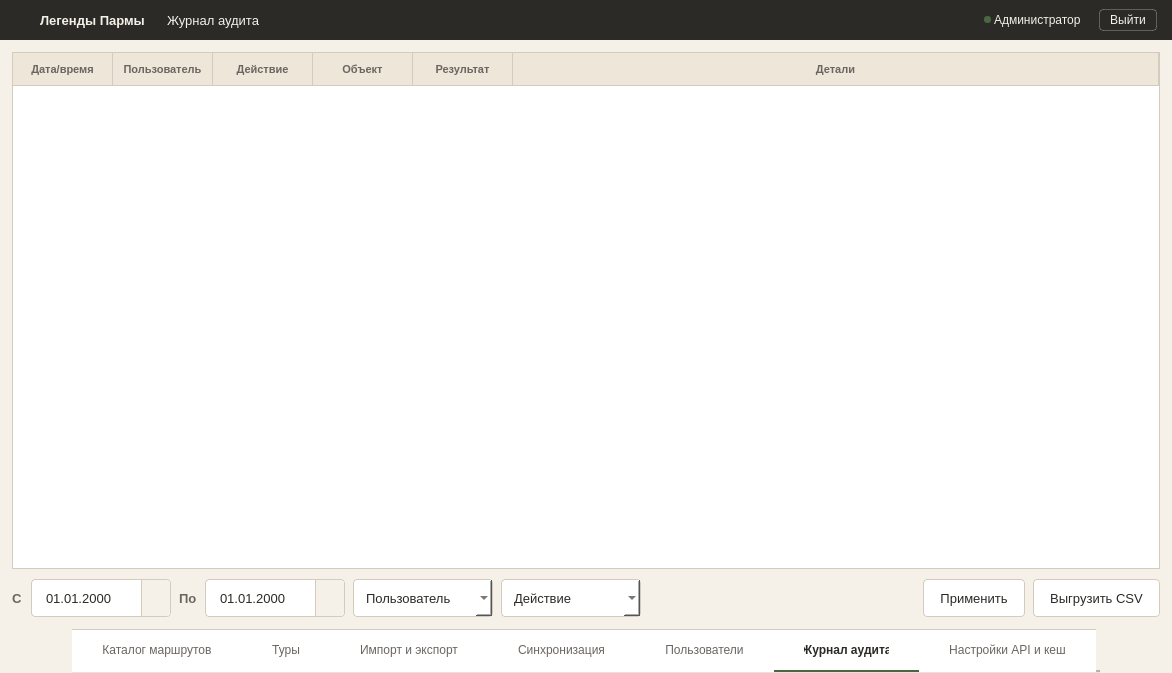
<?xml version="1.0" encoding="UTF-8"?>
<ui version="4.0">
 <class>MainWindow</class>
 <widget class="QMainWindow" name="MainWindow">
  <property name="geometry">
   <rect>
    <x>0</x>
    <y>0</y>
    <width>1172</width>
    <height>673</height>
   </rect>
  </property>
  <property name="windowTitle">
   <string>AuditLogWindow</string>
  </property>
  <property name="styleSheet">
   <string notr="true">#centralwidget {
    background-color: #F5F0E8;
}

#headerFrame { 
    background-color: #2C2A26; 
    border: none; 
}
#headerFrame QLabel { 
    color: #F5F0E8; 
}
#logout_btn {
    background-color: transparent;
    color: #F5F0E8;
    border: 1px solid rgba(255, 255, 255, 0.25);
    padding: 3px 10px;
    font-size: 12px;
    border-radius: 4px;
}
#logout_btn:hover {
    background-color: rgba(255, 255, 255, 0.08);
    border: 1px solid rgba(255, 255, 255, 0.4);
}
#logout_btn:pressed {
    background-color: rgba(255, 255, 255, 0.12);
    border: 1px solid rgba(255, 255, 255, 0.5);
}

#contentFrame {
    background-color: #F5F0E8;
}

QTableWidget {
    background-color: #FFFFFF;
    border: 1px solid #D4CBBE;
    outline: none;
    gridline-color: transparent;
}
QHeaderView::section {
    background-color: #EDE6D9;
    color: #6B6560;
    font-size: 11px;
    font-weight: 600;
    border: none;
    border-bottom: 1px solid #D4CBBE;
    border-right: 1px solid #D4CBBE;
    padding: 7px 10px;
    text-align: left;
}
QTableWidget::item {
    border-bottom: 1px solid #D4CBBE;
    padding: 7px 10px;
    color: #2C2A26;
    font-size: 12px;
}
QTableWidget::item:hover {
    background-color: #EDE6D9;
}
QTableWidget::item:selected {
    background-color: #E8EDE4;
    color: #2C2A26;
}

#filterFrame {
    background-color: transparent;
}
#filterFrame QLabel {
    font-size: 13px;
    font-weight: 500;
    color: #6B6560;
}

QDateEdit, QComboBox {
    padding: 8px 12px;
    font-size: 13px;
    border-radius: 4px;
    border: 1px solid #D4CBBE;
    background-color: #FFFFFF;
    color: #2C2A26;
    min-height: 20px;
}
QDateEdit::drop-down {
    subcontrol-origin: padding;
    subcontrol-position: top right;
    width: 28px;
    border-left: 1px solid #D4CBBE;
    background-color: #F5F0E8;
    border-top-right-radius: 4px;
    border-bottom-right-radius: 4px;
}
QDateEdit:hover, QComboBox:hover {
    border: 1px solid #B8AE9E;
}
QDateEdit:focus, QComboBox:focus {
    border: 1px solid #4A6741;
}
QComboBox QAbstractItemView {
    background-color: #FFFFFF;
    border: 1px solid #D4CBBE;
    selection-background-color: #E8EDE4;
    selection-color: #2C2A26;
}
QComboBox QAbstractItemView::item:hover {
    background-color: #EDE6D9;
}

#btn_apply, #btn_export {
    padding: 8px 16px;
    font-size: 13px;
    border-radius: 4px;
    background-color: #FFFFFF;
    color: #2C2A26;
    border: 1px solid #D4CBBE;
    min-height: 20px;
}
#btn_apply:hover, #btn_export:hover {
    border: 1px solid #4A6741;
    background-color: #F5F0E8;
}
#btn_apply:pressed, #btn_export:pressed {
    background-color: #EDE6D9;
}

QTabWidget::panel { border: none; background-color: #FFFFFF; }
QTabBar { background-color: #FFFFFF; border: none; }
QTabBar::tab { 
    height: 40px; 
    background-color: #FFFFFF; 
    color: #6B6560; 
    font-size: 12px; 
    font-weight: normal; 
    padding: 0px 30px; 
    border: none; 
    border-bottom: 2px solid transparent; 
    border-top: 1px solid #D4CBBE;
    text-align: center; 
}
QTabBar::tab:hover { color: #2C2A26; }
QTabBar::tab:selected { color: #2C2A26; font-weight: 600; border-bottom: 2px solid #4A6741; }</string>
  </property>
  <widget class="QWidget" name="centralwidget">
   <layout class="QVBoxLayout" name="verticalLayout">
    <property name="spacing">
     <number>0</number>
    </property>
    <property name="leftMargin">
     <number>0</number>
    </property>
    <property name="topMargin">
     <number>0</number>
    </property>
    <property name="rightMargin">
     <number>0</number>
    </property>
    <property name="bottomMargin">
     <number>0</number>
    </property>
    <item>
     <widget class="QFrame" name="headerFrame">
      <property name="minimumSize">
       <size>
        <width>0</width>
        <height>40</height>
       </size>
      </property>
      <property name="maximumSize">
       <size>
        <width>16777215</width>
        <height>40</height>
       </size>
      </property>
      <layout class="QHBoxLayout" name="horizontalLayout">
       <property name="spacing">
        <number>0</number>
       </property>
       <property name="leftMargin">
        <number>15</number>
       </property>
       <property name="topMargin">
        <number>0</number>
       </property>
       <property name="rightMargin">
        <number>15</number>
       </property>
       <property name="bottomMargin">
        <number>0</number>
       </property>
       <item>
        <widget class="QPushButton" name="logo">
         <property name="minimumSize">
          <size>
           <width>22</width>
           <height>22</height>
          </size>
         </property>
         <property name="maximumSize">
          <size>
           <width>22</width>
           <height>22</height>
          </size>
         </property>
         <property name="styleSheet">
          <string notr="true">QPushButton { background: transparent; margin-right: 12px; border: none; }</string>
         </property>
         <property name="text">
          <string/>
         </property>
         <property name="icon">
          <iconset resource="../qrc/login_res.qrc">
           <normaloff>:/login/icons/logo.png</normaloff>:/login/icons/logo.png</iconset>
         </property>
         <property name="iconSize">
          <size>
           <width>18</width>
           <height>18</height>
          </size>
         </property>
        </widget>
       </item>
       <item>
        <widget class="QLabel" name="name">
         <property name="styleSheet">
          <string notr="true">font-size: 13px; font-weight: bold; margin-right: 15px;</string>
         </property>
         <property name="text">
          <string>Легенды Пармы</string>
         </property>
        </widget>
       </item>
       <item>
        <widget class="QLabel" name="name_chart">
         <property name="styleSheet">
          <string notr="true">font-size: 13px; margin-right: 10px;</string>
         </property>
         <property name="text">
          <string>Журнал аудита</string>
         </property>
        </widget>
       </item>
       <item>
        <spacer name="horizontalSpacer">
         <property name="orientation">
          <enum>Qt::Orientation::Horizontal</enum>
         </property>
         <property name="sizeHint" stdset="0">
          <size>
           <width>40</width>
           <height>20</height>
          </size>
         </property>
        </spacer>
       </item>
       <item>
        <widget class="QLabel" name="status_lb">
         <property name="minimumSize">
          <size>
           <width>7</width>
           <height>7</height>
          </size>
         </property>
         <property name="maximumSize">
          <size>
           <width>7</width>
           <height>7</height>
          </size>
         </property>
         <property name="styleSheet">
          <string notr="true">background-color: #4A6741; border-radius: 3px; border: none;</string>
         </property>
         <property name="text">
          <string/>
         </property>
        </widget>
       </item>
       <item>
        <widget class="QLabel" name="role_lb">
         <property name="styleSheet">
          <string notr="true">font-size: 12px; margin-right: 15px;</string>
         </property>
         <property name="text">
          <string>Администратор</string>
         </property>
        </widget>
       </item>
       <item>
        <widget class="QPushButton" name="logout_btn">
         <property name="cursor">
          <cursorShape>PointingHandCursor</cursorShape>
         </property>
         <property name="text">
          <string>Выйти</string>
         </property>
        </widget>
       </item>
      </layout>
     </widget>
    </item>
    <item>
     <widget class="QFrame" name="contentFrame">
      <layout class="QVBoxLayout" name="contentLayout">
       <property name="spacing">
        <number>10</number>
       </property>
       <property name="leftMargin">
        <number>12</number>
       </property>
       <property name="topMargin">
        <number>12</number>
       </property>
       <property name="rightMargin">
        <number>12</number>
       </property>
       <property name="bottomMargin">
        <number>12</number>
       </property>
       <item>
        <widget class="QTableWidget" name="auditTable">
         <property name="frameShape">
          <enum>QFrame::Shape::NoFrame</enum>
         </property>
         <property name="selectionMode">
          <enum>QAbstractItemView::SelectionMode::SingleSelection</enum>
         </property>
         <property name="selectionBehavior">
          <enum>QAbstractItemView::SelectionBehavior::SelectRows</enum>
         </property>
         <property name="showGrid">
          <bool>false</bool>
         </property>
         <attribute name="horizontalHeaderStretchLastSection">
          <bool>true</bool>
         </attribute>
         <column>
          <property name="text">
           <string>Дата/время</string>
          </property>
         </column>
         <column>
          <property name="text">
           <string>Пользователь</string>
          </property>
         </column>
         <column>
          <property name="text">
           <string>Действие</string>
          </property>
         </column>
         <column>
          <property name="text">
           <string>Объект</string>
          </property>
         </column>
         <column>
          <property name="text">
           <string>Результат</string>
          </property>
         </column>
         <column>
          <property name="text">
           <string>Детали</string>
          </property>
         </column>
        </widget>
       </item>
       <item>
        <widget class="QFrame" name="filterFrame">
         <layout class="QHBoxLayout" name="filterLayout">
          <property name="spacing">
           <number>8</number>
          </property>
          <property name="leftMargin">
           <number>0</number>
          </property>
          <property name="topMargin">
           <number>0</number>
          </property>
          <property name="rightMargin">
           <number>0</number>
          </property>
          <property name="bottomMargin">
           <number>0</number>
          </property>
          <item>
           <widget class="QLabel" name="lblDateFrom">
            <property name="text">
             <string>С</string>
            </property>
           </widget>
          </item>
          <item>
           <widget class="QDateEdit" name="dateFrom">
            <property name="minimumSize">
             <size>
              <width>140</width>
              <height>38</height>
             </size>
            </property>
            <property name="displayFormat">
             <string>dd.MM.yyyy</string>
            </property>
            <property name="calendarPopup">
             <bool>true</bool>
            </property>
           </widget>
          </item>
          <item>
           <widget class="QLabel" name="lblDateTo">
            <property name="text">
             <string>По</string>
            </property>
           </widget>
          </item>
          <item>
           <widget class="QDateEdit" name="dateTo">
            <property name="minimumSize">
             <size>
              <width>140</width>
              <height>38</height>
             </size>
            </property>
            <property name="displayFormat">
             <string>dd.MM.yyyy</string>
            </property>
            <property name="calendarPopup">
             <bool>true</bool>
            </property>
           </widget>
          </item>
          <item>
           <widget class="QComboBox" name="comboUser">
            <property name="minimumSize">
             <size>
              <width>140</width>
              <height>38</height>
             </size>
            </property>
            <item>
             <property name="text">
              <string>Пользователь</string>
             </property>
            </item>
           </widget>
          </item>
          <item>
           <widget class="QComboBox" name="comboAction">
            <property name="minimumSize">
             <size>
              <width>140</width>
              <height>38</height>
             </size>
            </property>
            <item>
             <property name="text">
              <string>Действие</string>
             </property>
            </item>
           </widget>
          </item>
          <item>
           <spacer name="filterSpacer">
            <property name="orientation">
             <enum>Qt::Orientation::Horizontal</enum>
            </property>
            <property name="sizeHint" stdset="0">
             <size>
              <width>40</width>
              <height>20</height>
             </size>
            </property>
           </spacer>
          </item>
          <item>
           <widget class="QPushButton" name="btn_apply">
            <property name="minimumSize">
             <size>
              <width>0</width>
              <height>38</height>
             </size>
            </property>
            <property name="cursor">
             <cursorShape>PointingHandCursor</cursorShape>
            </property>
            <property name="text">
             <string>Применить</string>
            </property>
           </widget>
          </item>
          <item>
           <widget class="QPushButton" name="btn_export">
            <property name="minimumSize">
             <size>
              <width>0</width>
              <height>38</height>
             </size>
            </property>
            <property name="cursor">
             <cursorShape>PointingHandCursor</cursorShape>
            </property>
            <property name="text">
             <string>Выгрузить CSV</string>
            </property>
           </widget>
          </item>
         </layout>
        </widget>
       </item>
      </layout>
     </widget>
    </item>
    <item alignment="Qt::AlignmentFlag::AlignHCenter">
     <widget class="QTabWidget" name="tabWidget">
      <property name="sizePolicy">
       <sizepolicy hsizetype="Maximum" vsizetype="Fixed">
        <horstretch>0</horstretch>
        <verstretch>0</verstretch>
       </sizepolicy>
      </property>
      <property name="minimumSize">
       <size>
        <width>0</width>
        <height>44</height>
       </size>
      </property>
      <property name="maximumSize">
       <size>
        <width>16777215</width>
        <height>44</height>
       </size>
      </property>
      <property name="tabPosition">
       <enum>QTabWidget::TabPosition::North</enum>
      </property>
      <property name="currentIndex">
       <number>5</number>
      </property>
      <property name="usesScrollButtons">
       <bool>false</bool>
      </property>
      <property name="tabsClosable">
       <bool>false</bool>
      </property>
      <property name="drawBase" stdset="0">
       <bool>false</bool>
      </property>
      <widget class="QWidget" name="tab_8">
       <attribute name="title">
        <string>Каталог маршрутов</string>
       </attribute>
      </widget>
      <widget class="QWidget" name="tab_9">
       <attribute name="title">
        <string>Туры</string>
       </attribute>
      </widget>
      <widget class="QWidget" name="tab_10">
       <attribute name="title">
        <string>Импорт и экспорт</string>
       </attribute>
      </widget>
      <widget class="QWidget" name="tab_11">
       <attribute name="title">
        <string>Синхронизация</string>
       </attribute>
      </widget>
      <widget class="QWidget" name="tab_12">
       <attribute name="title">
        <string>Пользователи</string>
       </attribute>
      </widget>
      <widget class="QWidget" name="tab_13">
       <attribute name="title">
        <string>Журнал аудита</string>
       </attribute>
      </widget>
      <widget class="QWidget" name="tab_14">
       <attribute name="title">
        <string>Настройки API и кеш</string>
       </attribute>
      </widget>
     </widget>
    </item>
   </layout>
  </widget>
 </widget>
 <resources>
  <include location="../qrc/login_res.qrc"/>
 </resources>
 <connections/>
</ui>
